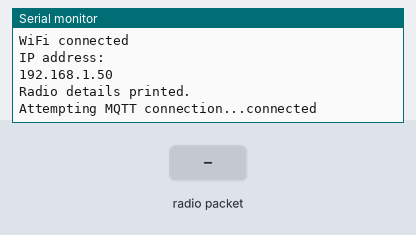
Bench run of a sketch on a simulated ESP8266 (NodeMCU). Parts: the last lines printed to the serial monitor. The test bench sets the inputs (shaded band). WiFi joins after 1.5 s; servers stay silent unless stated; no radio packets arrive unless stated; no MQTT or app messages arrive unless stated.

Above: at 2.7 s.
2.8 s: radio packet "1" arrives
At 3.6 s:
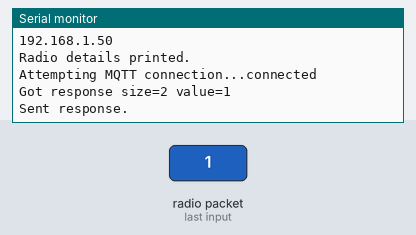
4.3 s: radio packet "0" arrives
At 4.7 s:
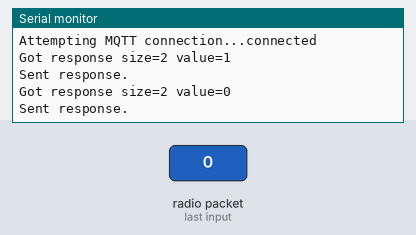
5.8 s: radio packet "2" arrives
At 7.1 s:
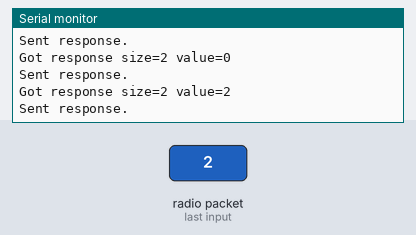

Measured:
- after the input at 2.8 s, the serial monitor: prints a new line at once (image 1)
- after the input at 4.3 s, the serial monitor: prints a new line at once (image 2)
- after the input at 5.8 s, the serial monitor: prints a new line at once (image 3)

The sketch:

dog_food_esp8266_mqtt_relay.ino
```cpp
#include <SPI.h>
#include "nRF24L01.h"
#include "RF24.h"
#include <ESP8266WiFi.h>
#include <PubSubClient.h>

/************************* WiFi Access Point *********************************/

const char* ssid =      "Wisdom";
const char* password =  "asoccinnr3316";
const char* mqtt_server = "192.168.1.22";

/************ Global State (you don't need to change this!) ******************/

// Create an ESP8266 WiFiClient class to connect to the MQTT server.
WiFiClient espClient;
PubSubClient client(espClient);

//
// Hardware configuration
//

// Set up nRF24L01 radio on SPI bus plus pins 7 & 8

RF24 radio(4,5);

// Radio pipe addresses for the 2 nodes to communicate.
const uint64_t pipes[2] = { 0xF0F0F0F0E1LL, 0xF0F0F0F0D2LL };

const int min_payload_size = 4;
const int max_payload_size = 32;
const int payload_size_increments_by = 1;
int next_payload_size = min_payload_size;

char receive_payload[max_payload_size+1];

void setup() {
   //
  // Print preamble
  //

  Serial.begin(115200);

  Serial.println(F("ESP8266 Dog Food Signal Receivifier"));
  Serial.println(); Serial.println();
  delay(10);
  setup_wifi();
  client.setServer(mqtt_server, 1883);

  //
  // Setup and configure rf radio
  //

  radio.begin();

  // enable dynamic payloads
  radio.enableDynamicPayloads();

  // optionally, increase the delay between retries & # of retries
  radio.setRetries(5,15);
  radio.setChannel(0x76);

  radio.openWritingPipe(pipes[1]);
  radio.openReadingPipe(1,pipes[0]);

  radio.startListening();
  radio.printDetails();

  Serial.println("Radio details printed.");

}

void setup_wifi() {

  delay(10);
  // We start by connecting to a WiFi network
  Serial.println();
  Serial.print("Connecting to ");
  Serial.println(ssid);

  WiFi.begin(ssid, password);

  while (WiFi.status() != WL_CONNECTED) {
    delay(500);
    Serial.print(".");
  }

  Serial.println("");
  Serial.println("WiFi connected");
  Serial.println("IP address: ");
  Serial.println(WiFi.localIP());
}

void loop() {
  if (!client.connected()) {
    reconnect();
  }
  client.loop();

  // if there is data ready
    while ( radio.available() )
    {

      // Fetch the payload, and see if this was the last one.
      uint8_t len = radio.getDynamicPayloadSize();

      // If a corrupt dynamic payload is received, it will be flushed
      if(!len){
        continue;
      }

      radio.read( receive_payload, len );

      // Put a zero at the end for easy printing
      receive_payload[len] = 0;

      // Spew it
      Serial.print(F("Got response size="));
      Serial.print(len);
      Serial.print(F(" value="));
      Serial.println(receive_payload);

      // First, stop listening so we can talk
      radio.stopListening();

      // Send the final one back.
      radio.write( receive_payload, len );
      Serial.println(F("Sent response."));

      client.publish("dog-monitor/food", receive_payload);

      // Now, resume listening so we catch the next packets.
      radio.startListening();
    }
}

// connect to adafruit io via MQTT
void reconnect() {
  // Loop until we're reconnected
  while (!client.connected()) {
    Serial.print("Attempting MQTT connection...");
    // Attempt to connect
    if (client.connect("ESP8266Client")) {
      Serial.println("connected");
      // Once connected, publish an announcement...
      client.publish("outTopic", "hello world");
      // ... and resubscribe
      client.subscribe("inTopic");
    } else {
      Serial.print("failed, rc=");
      Serial.print(client.state());
      Serial.println(" try again in 5 seconds");
      // Wait 5 seconds before retrying
      delay(5000);
    }
  }
}
```
